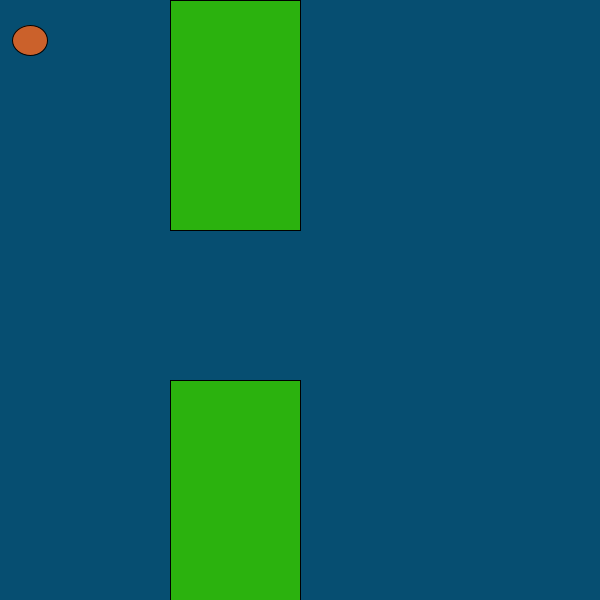
Frame 1 (no input)
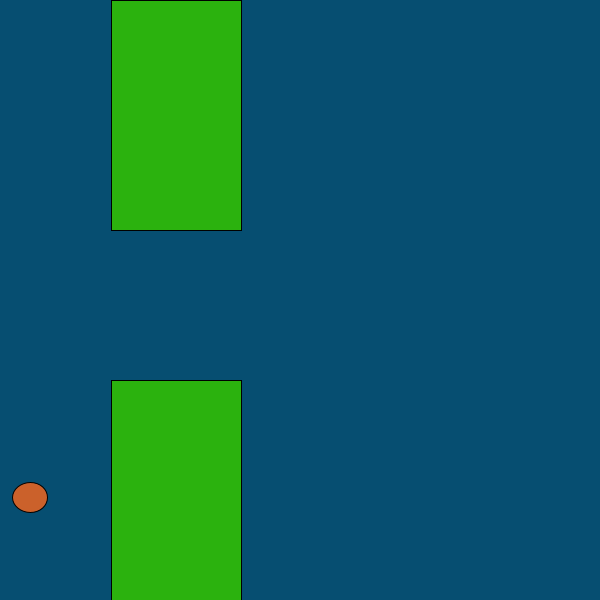
Frame 60 (the mouse pressed at the canvas centre just before this capture)
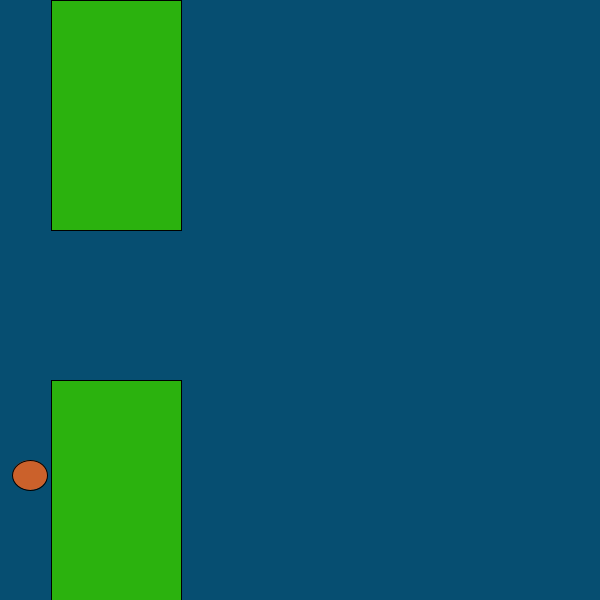
Frame 120 (the mouse held since frame 60 and released just before this capture)

The Processing sketch that drew these frames (run headless with seeded random() and noise(); from frame 60 on, the mouse is pressed at the canvas centre):

// Processing sketch: FlappyBird
// ── FlappyBird.pde
float x=30;
float y=40;
float velocity = 0;
float gravity = 0.25;
float pipex = 170;
float upperPipeHeight = random (0,45);
void draw(){
  velocity = velocity + gravity;
  y= y + velocity;
  background(6,78,113); 
  fill(203,97,43);
  ellipse(x,y,35,30);
teleportPipes();
}


void setup(){
  size(600,600);
 
}

void mousePressed(){
  velocity=-8;
  
}

void teleportPipes(){
 
 fill(43,178,14);
rect(pipex,0,130,230);
fill(43,178,14);
rect(pipex,380,130,245); 
  pipex=pipex-1;
  if(pipex<-120){
    pipex=610;
   pipex= pipex-1;
}}
